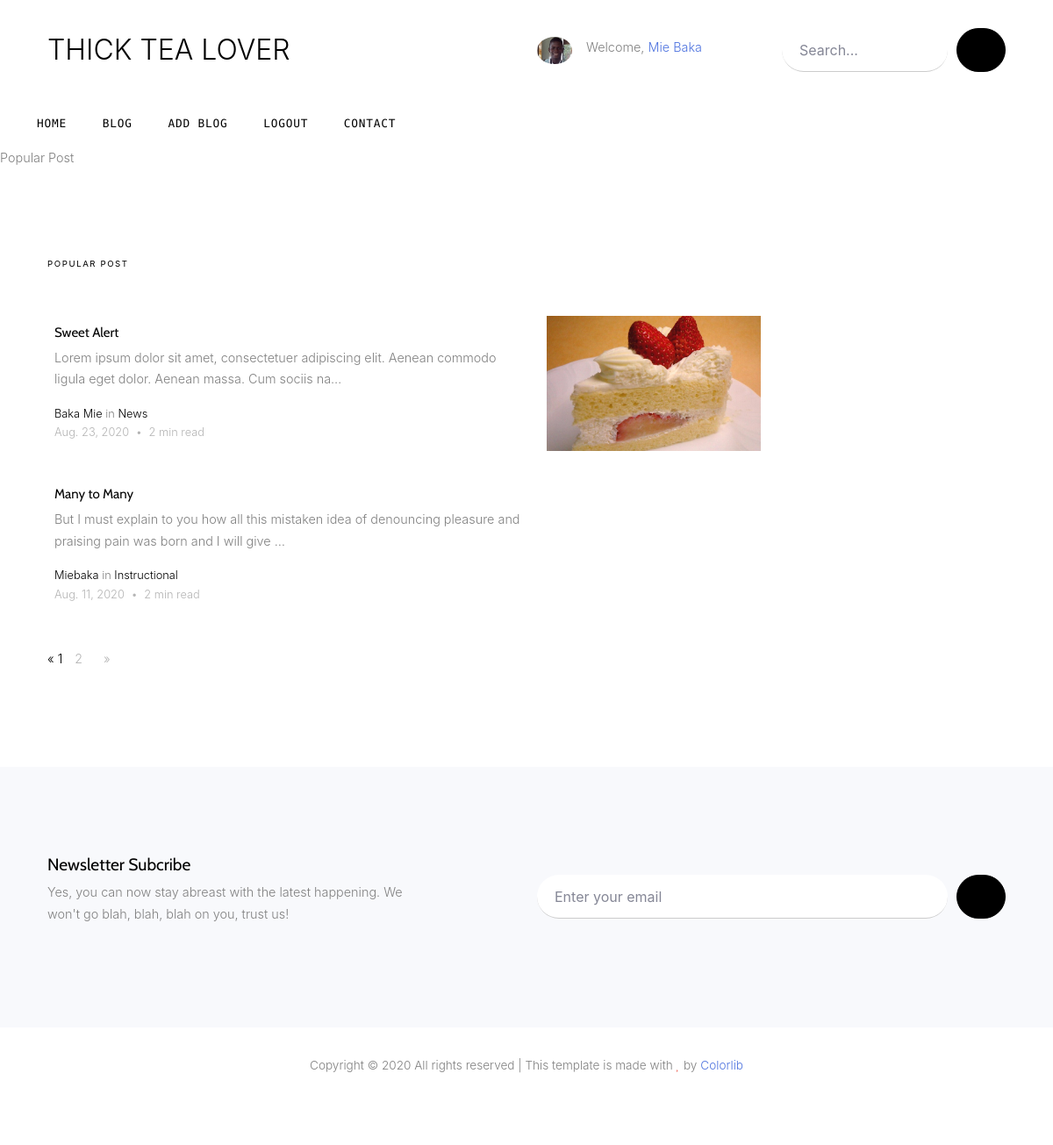
Screenshot of /popular/ (signed in) with the database file from the repository.
### blog/models.py (models this page shows, shortened)
class Profile(models.Model):
    user = models.OneToOneField(User, null=True, on_delete=models.CASCADE)
    email_confirmed = models.BooleanField(default=False)
    number_of_post = models.IntegerField(null=True)
    number_of_views = models.IntegerField(null=True, default=0)
    profile_complete = models.BooleanField(null=True, default=False)
    birth_date = models.DateField(null=True , blank=True)
    bio = models.TextField(max_length=200 , null=True, blank=True)
    sex = models.CharField(max_length=6 , null=True, blank=True)
    location = models.CharField(max_length=30 , choices=COUNTRY, null=True, blank=True)
    cover_image = models.ImageField(default='default_image.jpg', null=True, upload_to='profile/images/')
    linkedin = models.URLField(max_length=80, null=True)
    twitter = models.URLField(max_length=80, null=True)
    github = models.URLField(max_length=80, null=True)
    whatsapp = models.URLField(null=True)
    visibility = models.BooleanField(null=True, default=False)

class Post(models.Model):
    author = models.ForeignKey(User, null = True, on_delete = models.SET_NULL, related_name='publisher')
    title = models.CharField(max_length=30, verbose_name="Post title")
    slug = models.SlugField(unique=True, max_length=100, null=True)
    body = RichTextUploadingField()
    created_on = models.DateTimeField(auto_now_add=True)
    cover_image = models.ImageField(default='teadefault.jpg', upload_to='images/')
    last_modified = models.DateTimeField(auto_now=True, blank=True)
    published_flag = models.BooleanField(null=True, default=False)
    status = models.CharField(max_length=7, null=True)
    number_of_comments = models.IntegerField(null=True)
    favorite = models.BooleanField(null=True)
    read_duration = models.IntegerField(null=True, default=3)
    number_of_views = models.IntegerField(null=True, default=0)
    new_tag = models.ManyToManyField('Tags', related_name='tag')
    categories = models.ManyToManyField('Category', related_name='posts')
    approved_by = models.ForeignKey(User, null=True, on_delete=models.SET_NULL, related_name='approval_officer' )

class Category(models.Model):
    name = models.CharField(max_length=20, unique=True)
    added_by = models.ForeignKey(User, null=True, on_delete = models.CASCADE)
    created_on = models.DateTimeField(auto_now_add=True, null=True)

### blog/views.py (the view)
# urls.py: path('popular/', views.popular_views, name="popular_views"),
def popular_views(request):
    popular = Post.objects.filter(published_flag=True, status='Ready').order_by("-number_of_views")
    page = request.GET.get('page', 1)
    paginator = Paginator(popular, 2)
    try:
        popular_post = paginator.page(page)
    except PageNotAnInteger:
        popular_post = paginator.page(1)
    except EmptyPage:
        popular_post = paginator.page(paginator.num_pages)
    context = {
        'posts': popular_post
    }
    return render(request, 'blog_popular.html', context)

### blog/templates/blog_popular.html (shortened to what this page needs)
{% extends "base.html" %}
{% block page_content %}
{% block head_title %} Popular Post{% endblock %}
<div class="site-section">
    <div class="container">
        <div class="row">
            <div class="col-lg-9">
                <div class="section-title">
                    <span class="caption d-block small"> Popular Post</span>
                </div>
                {% for post in posts %}
                <div class="post-entry-2 d-flex">
                    <div class="thumbnail order-md-2" style="background-image: url('{{ post.cover_image.url }}')">
                    </div>
                    <div class="contents order-md-1 pl-2">
                        <h2><a href="{% url 'blog_detail' slug=post.slug %}">{{ post.title }}</a></h2>
                        <p class="mb-3">{{ post.body | truncatechars_html:120  | safe }}</p>
                        <div class="post-meta">
                            <span class="d-block">
                                <a href="{% url 'blog_author' post.author %}">{{ post.author.last_name }}
                                    {{ post.author.first_name }}</a>
                                in
                                {% for category in post.categories.all %}
                                <a href="{% url 'blog_category' category.name %}">{{ category.name }}</a>
                                {% endfor %}
                            </span>
                            <span class="date-read">{{ post.created_on.date }} <span class="mx-1">&bullet;</span>
                                {{ post.read_duration }} min
                                read
                                {% if post.favorite %}
                                <span class="icon-star2"></span>
                                {% endif %}
                        </div>
                    </div>
                </div>
                {% endfor %}
            </div>
            <div class="col-lg-3">
                <div class="section-title">
                </div>
            </div>
        </div>
        <div class="row">
            <div class="col-lg-6">
                {% if posts.has_other_pages %}
                <ul class="custom-pagination list-unstyled">
                    {% if posts.has_previous %}
                    <li><a href="?page={{ posts.previous_page_number }}">&laquo;</a></li>
                    {% else %}
                    <li class="disabled"><span>&laquo;</span></li>
                    {% endif %}
                    {% for i in posts.paginator.page_range %}
                    {% if posts.number == i %}
                    <li class="active"><span>{{ i }} <span class="sr-only">(current)</span></span></li>
                    {% else %}
                    <li><a href="?page={{ i }}">{{ i }}</a></li>
                    {% endif %}
                    {% endfor %}
                    {% if posts.has_next %}
                    <li><a href="?page={{ posts.next_page_number }}">&raquo;</a></li>
                    {% else %}
                    <li class="disabled"><span>&raquo;</span></li>
                    {% endif %}
                </ul>
                {% endif %}
            </div>
        </div>
    </div>
</div>
        <div class="site-section subscribe bg-light">
            <div class="container">
                <form action="" modelAttribute="api" method="POST" id="add_email_news_letter"
                    class="row align-items-center">
                    <div class="col-md-5 mr-auto">
                        <h2>Newsletter Subcribe</h2>
                        <p>Yes, you can now stay abreast with the latest happening.
                            We won't go blah, blah, blah on you, trust us!</p>
                    </div>
                    <div class="col-md-6 ml-auto">
                        <div class="d-flex">
                            <input type="email" class="form-control" placeholder="Enter your email"
                                name="email_newsletter">
                            <button type="submit" class="btn btn-secondary"><span
                                    class="icon-paper-plane"></span></button>
                        </div>
                    </div>
                </form>
            </div>
        </div>
        {% endblock %}

### templates/base.html (shortened to what this page needs)
{% load static %}
<!DOCTYPE html>
<html lang="en">
<head>
  <link rel="stylesheet" href="{% static 'fonts/icomoon/style.css' %}">
  <link rel="stylesheet" href="{% static 'css/bootstrap.min.css' %}">
  <link rel="stylesheet" href="{% static 'Bootstrap_Extra/css/bootstrap-select.css' %}">
  <link rel="stylesheet" href="{% static 'css/nav_tab.css' %}">
  <link rel="stylesheet" href="{% static 'css/jquery-ui.css' %}">
  <link rel="stylesheet" href="{% static 'css/tagsinput.css' %}">
  <link rel="stylesheet" href="{% static 'css/owl.carousel.min.css' %}">
  <link rel="stylesheet" href="{% static 'css/owl.theme.default.min.css' %}">
  <link rel="stylesheet" href="{% static 'css/owl.theme.default.min.css' %}">
  <link rel="stylesheet" href="{% static 'css/jquery.fancybox.min.css' %}">
  <link rel="stylesheet" href="{% static 'css/bootstrap-datepicker.css' %}">
  <link rel="stylesheet" href="{% static 'fonts/flaticon/font/flaticon.css' %}">
  <link rel="stylesheet" href="{% static 'dashboard/css/sb-admin-2.min.css' %}">
  <link rel="stylesheet" href="{% static 'dashboard/vendor/fontawesome-free/css/all.min.css' %}">
  <link rel="stylesheet" href="{% static 'css/aos.css' %}">
  <link href="{% static 'css/jquery.mb.YTPlayer.min.css' %}" media="all" rel="stylesheet" type="text/css">
  <link rel="stylesheet" href="{% static 'css/style.css' %}">
  <link rel="stylesheet" href="{% static 'css/profile.css' %}">
</head>
<body data-spy="scroll" data-target=".site-navbar-target" data-offset="300">
  <div class="site-wrap mb-2">
    <div class="header-top">
      <div class="container">
        <div class="row align-items-center">
          <div class="col-12 col-lg-6 d-flex">
            <a href="{% url 'blog:homepage_view' %}" class="site-logo">
              THICK TEA LOVER
            </a>
          </div>
            {% if user.is_authenticated %}
            <div class="col-12 col-lg-3 d-flex">
            <div class="bio-pic mr-3">
              <img src="{{ user.profile.cover_image.url  }}" alt="Profile Image" class="img-fluidid">
            </div>
            <div class="d-inline-block"> Welcome, <a
                href="{% url 'blog:dashboard_home' user.username %}">{{ user.get_full_name }}</a></div>
            </div>
            {% endif %}
              <form action="{% url 'blog:blog_index_search' %}" method="POST"
                class="col-12 col-lg-3 ml-auto align-items-center">
                <div class="d-flex">
                  <input type="search" name="search_word" class="form-control" id="search_word"
                    placeholder="Search...">
                  <button type="submit" class="btn btn-secondary"><span class="icon-search"></span></button>
                </div>
              </form>
          </div>
      </div>
      <div class="site-navbar py-2 js-sticky-header site-navbar-target d-none pl-0 d-lg-block" role="banner">
        <div class="container">
          <div class="row">
            <div class="d-flex align-items-center">
              <div class="mr-auto">
                <nav class="site-navigation position-relative text-right" role="navigation">
                  <ul class="site-menu main-menu js-clone-nav mr-auto d-none pl-0 d-lg-block">
                    {% if bt_highlighted_home %}
                    <li class="active"><a href="{% url 'blog:homepage_view' %}" class="nav-link text-left">Home</a></li>
                    {% else %}
                    <li class="home"><a href="{% url 'blog:homepage_view' %}" class="nav-link text-left">Home</a></li>
                    {% endif %}
                    {% if bt_highlighted_index %}
                    <li class="active"><a href="{% url 'blog:blog_index' %}" class="nav-link text-left">Blog</a></li>
                    {% else %}
                    <li class="blog"><a href="{% url 'blog:blog_index' %}" class="nav-link text-left">Blog</a></li>
                    {% endif %}
                    {% if user.is_authenticated %}
                    {% if bt_highlighted_add_blog %}
                    <li class="active"><a href="{% url 'blog:dashboard_add_post' user.username %}"
                      class="nav-link text-left">Add Blog</a></li>
                    {% else %}
                    <li class="add_blog"><a href="{% url 'blog:dashboard_add_post' user.username %}"
                      class="nav-link text-left">Add Blog</a></li>
                    {% endif %}
                    {% if bt_highlighted_logout %}
                    <li class="active"><a href="javascript:;" class="nav-link text-left"
                    onclick="log_out()">Logout</a></li>
                    {% else %}
                    <li class="logged_out"><a href="javascript:;" class="nav-link text-left"
                      onclick="log_out()">Logout</a></li>
                    {% endif %}
                  {% else %}
                  {% if bt_highlighte_signing %}
                  <li class="active"><a href="{% url 'accounts:login' %}" class="nav-link text-left">Login/Signup</a></li>
                  {% else %}
                  <li class="login_signup"><a href="{% url 'accounts:login' %}" class="nav-link text-left">Login/Signup</a></li>
                  {% endif %}
                    {% endif %}
                    {% if bt_highlighte_contact %}
                    <li class="active"><a href="{% url 'blog:blog_contact' %}" class="nav-link text-left">Contact</a></li>
                    {% else %}
                    <li class="Contact"><a href="{% url 'blog:blog_contact' %}" class="nav-link text-left">Contact</a></li>
                    {% endif %}
                  </ul>
                </nav>
              </div>
            </div>
          </div>
        </div>
      </div>
      {% block page_content %}
      {% endblock %}
      <div class="footer">
        <div class="container">
          <div class="row">
            <div class="col-12">
              <div class="copyright">
                <p>
                  Copyright &copy;
                  <script>document.write(new Date().getFullYear());</script> All rights reserved | This template is made
                  with <i class="icon-heart text-danger" aria-hidden="true"></i> by <a href="https://colorlib.com"
                    target="_blank">Colorlib</a>
                </p>
                <div class="ml-md-auto top-social d-lg-inline-block">
                  <a href="https://www.facebook.com/thicktealover" class="d-inline-block p-3"><span
                      class="icon-facebook"></span></a>
                  <a href="https://www.twitter.com/thicktealover" class="d-inline-block p-3"><span
                      class="icon-twitter"></span></a>
                  <a href="https://www.instagram.com/thicktealover" class="d-inline-block p-3"><span
                      class="icon-instagram"></span></a>
                </div>
              </div>
            </div>
          </div>
        </div>
      </div>
    </div>
</body>
</html>

### rows the page displays
Post: cover_image (picture), title "Sweet Alert", body "Lorem ipsum dolor sit amet, consectetuer adipiscing elit. Aenean commodo ligula eget dolor. Aenean massa. Cum sociis na…", author.last_name "Baka", author.first_name "Mie", created_on "Aug. 23, 2020", read_duration "2"
Category: name "News"
Post: title "Many to Many", body "But I must explain to you how all this mistaken idea of denouncing pleasure and praising pain was born and I will give …", author.first_name "Miebaka", created_on "Aug. 11, 2020", read_duration "2", favorite True (drawn)
Category: name "Instructional"

### other values shown
{{ user.get_full_name }} "Mie Baka"
{{ i }} "1"
{{ i }} "2"
